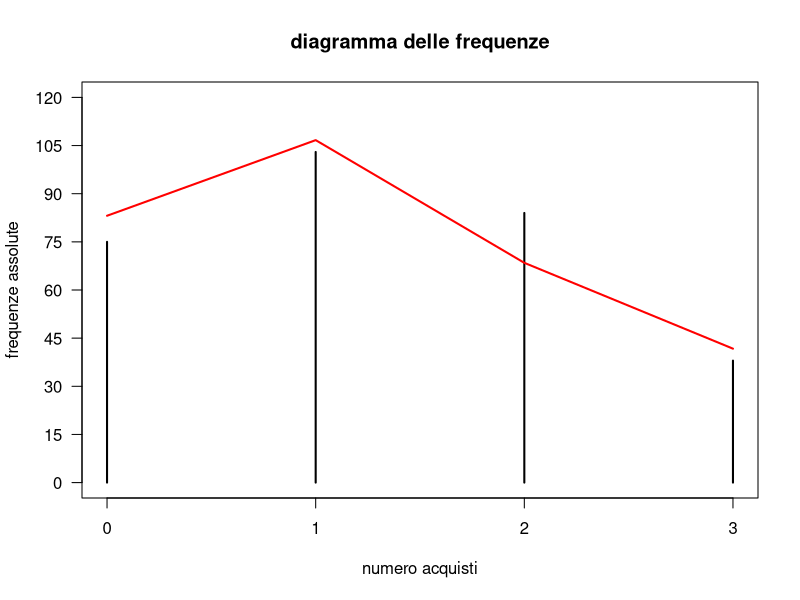
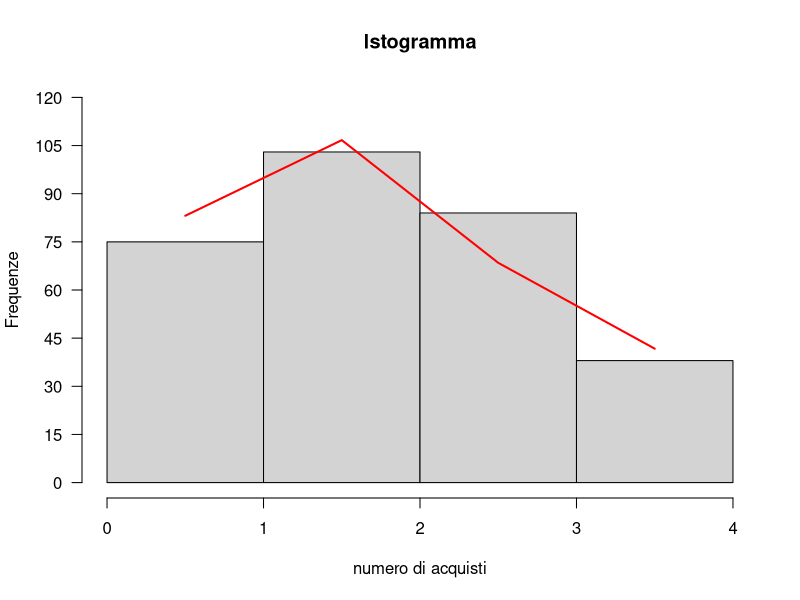

Source code (R) for these figures, in order:
library("readxl")
#carichiamo il dataset 
datimiei<-as.data.frame(read_excel("../datasets/new_sample.xlsx"))

#calcoliamo la lunghezza del campione
n<-nrow(datimiei)
n

#calcoliamo gli indici di posizione e dispersione
summary(datimiei$numero_acquisti)
var(datimiei$numero_acquisti)
sd(datimiei$numero_acquisti)

#Questo dataset non è adeguato per un test di adattamento per la distribuzione di Poisson
#è necessario manipolarlo, ossia trasformare ogni realizzazione x nella parte intera inferiore di c*ln(x+1)
#dove c viene scelto opportunamente:
c<-0.689
datimiei2<-trunc(c*log(datimiei$numero_acquisti+1))
datimiei2

# TEST DI ADATTAMENTO - DISTRIBUZIONE DI POISSON

# H0: i dati sono distribuiti secondo una distribuzione di Poisson
# H1: i dati non seguono una distribuzione di Poisson

#calcolo le frequenze assolute del numero di acquisti/riparazioni
frequenze<-table(datimiei2)
frequenze

#Testare con una distribuzione di Poisson significa confrontare con una variabile che ha infiniti valori.
#Calcoliamo le frequenze osservate per le classi
#"0", "1", "2", "3 in poi"
#Ricordiamo che per intervalli chiusi a sinistra ed aperti a destra occorre specificare in cut l'opzione right=FALSE
massimo<-max(datimiei2)
freqosservate<-table(cut(datimiei2,breaks = c(0:(massimo+1)),right=FALSE))
freqosservate

#calcolo le frequenze attese per una distribuzione di Poisson
#la funzione dpois(x,lambda,log=FALSE) calcola la densità di probabilità di Poisson
#log è un valore logico e se TRUE calcola la probabilità come log(p)

#stima del parametro lambda che coincide con la media per Poisson
lambda<-mean(datimiei2)
lambda

#calcolo distribuzione teorica
distrpois<-c(dpois(0:(massimo-1),lambda,log = FALSE),1-sum(dpois(0:(massimo-1),lambda,log = FALSE)))
round(distrpois,digits = 4)
sum(round(distrpois,digits = 4))

#calcolo frequenze attese
freqattese<-round(n*distrpois,digits = 2)
freqattese
#nota che la condizione n*pigreco >=5 è soddisfatta

#calcolo valore della statistica chi quadrato
chisquare<-round(sum((freqosservate-freqattese)^2/freqattese),digits = 2)
chisquare

#calcolo valore critico
alfa<-0.05
gradilib<-(length(freqosservate)-1-1)
valorecritico<-qchisq(1-alfa,df=gradilib)
valorecritico

#decisione del test
if(chisquare>=valorecritico){print("Rifiuto H0")}else{print("Accetto H0")}

#diagramma delle frequenze osservate
plot(table(datimiei2),yaxt="n",ylim =c(0,120),xlab = "numero acquisti", ylab = "frequenze assolute",main="diagramma delle frequenze")
#nuovi ticks: axis(side,at=,las=)
axis(2,at=seq(0,120,by=15),las=2)
#side: un intero che dove posizionare le lineette: 
#1=in basso, 2 a sinistra, 3 in alto, 4 a destra
#at:intervallo e passo 
#las: 0 le lineette sono parallele e 2 perpendicolare all'asse delle ascisse
lines(freqattese~c(0:(length(freqosservate)-1)),lwd=2,col="red")

#istogramma
hist(datimiei2,right = FALSE,breaks = seq(0,length(freqosservate),1),xlab = "numero di acquisti",las=1,main = "Istogramma",yaxt="n",ylim = c(0,120),ylab="Frequenze")
axis(2,at=seq(0,120,by=15),las=2)
lines(freqattese~c(0:(length(freqosservate)-1)+0.5),lwd=2,col="red")


